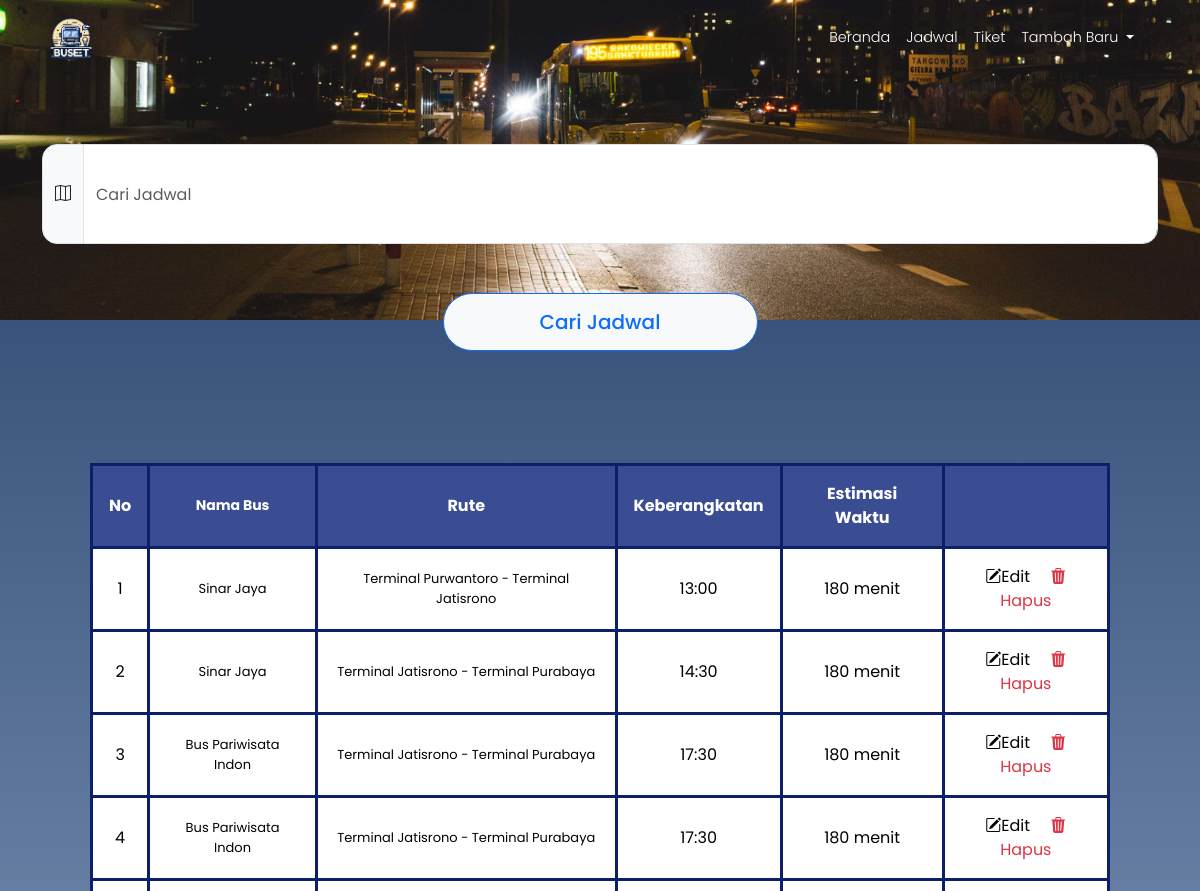
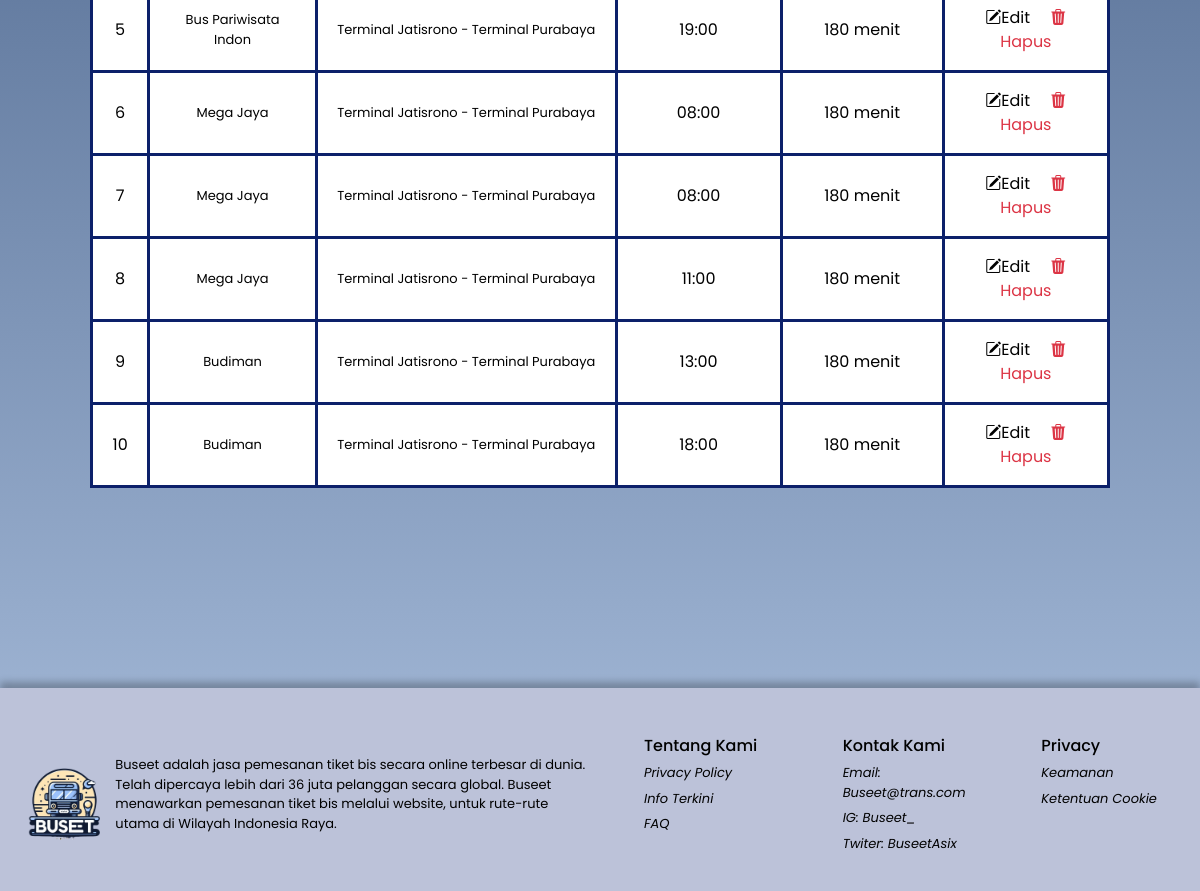
The page /admin/schedule-search.php on the database its author committed (2 pictures, top to bottom).
### tables this page shows
CREATE TABLE `bus`  (
  `Id_bus` char(20) NOT NULL,
  `kapasitas` int NOT NULL,
  `nama_bus` varchar(20) NOT NULL,
  `tipe_bus` varchar(20) NULL DEFAULT NULL,
  PRIMARY KEY (`Id_bus`) USING BTREE
);

CREATE TABLE `rute_perjalanan`  (
  `Id_rute` char(20) NOT NULL,
  `jarak` char(20) NOT NULL,
  `waktu_perjalanan` char(20) NOT NULL,
  `Id_jadwal` char(20) NOT NULL,
  `terminal_awal` char(5) NULL DEFAULT NULL,
  `terminal_akhir` char(5) NULL DEFAULT NULL,
  `harga` int NULL DEFAULT NULL,
  PRIMARY KEY (`Id_rute`) USING BTREE,
  INDEX `Id_jadwal`(`Id_jadwal` ASC) USING BTREE,
  INDEX `fk_terminal_awal`(`terminal_awal` ASC) USING BTREE,
  INDEX `fk_terminal_akhir`(`terminal_akhir` ASC) USING BTREE,
  CONSTRAINT `fk_terminal_akhir` FOREIGN KEY (`terminal_akhir`) REFERENCES `terminal` (`kode_terminal`) ON DELETE RESTRICT ON UPDATE RESTRICT,
  CONSTRAINT `fk_terminal_awal` FOREIGN KEY (`terminal_awal`) REFERENCES `terminal` (`kode_terminal`) ON DELETE RESTRICT ON UPDATE RESTRICT,
  CONSTRAINT `rute_perjalanan_ibfk_1` FOREIGN KEY (`Id_jadwal`) REFERENCES `jadwal` (`Id_jadwal`) ON DELETE RESTRICT ON UPDATE RESTRICT
);

### admin/schedule-search.php (the view, shortened to what this page needs)
<?php
require_once '../includes/connection.php';
$schedule = mysqli_query($conn, "SELECT
      b.nama_bus AS 'bus_name',
      CONCAT(ta.nama_terminal, ' - ', tb.nama_terminal) AS 'route',
      DATE_FORMAT(j.jam_keberangkatan, '%H:%i') AS 'departure',
      rp.waktu_perjalanan AS 'estimated_time',
      rp.harga AS 'price',
      rp.Id_rute AS 'route_id'
  FROM
      bus b
  INNER JOIN
      jadwal j ON b.Id_bus = j.Id_bus
  INNER JOIN
      rute_perjalanan rp ON j.Id_jadwal = rp.Id_jadwal
  INNER JOIN
      terminal ta ON rp.terminal_awal = ta.kode_terminal
  INNER JOIN
      terminal tb ON rp.terminal_akhir = tb.kode_terminal
  LIMIT 10;
");
?>
<!DOCTYPE html>
<html lang="en">
  <head>
    <link rel="stylesheet" href="https://cdnjs.cloudflare.com/ajax/libs/font-awesome/4.7.0/css/font-awesome.min.css" />
    <link href="https://cdn.jsdelivr.net/npm/bootstrap@5.3.3/dist/css/bootstrap.min.css" rel="stylesheet" />
    <link rel="stylesheet" href="https://cdn.jsdelivr.net/npm/bootstrap-icons@1.11.3/font/bootstrap-icons.min.css" />
    <link rel="stylesheet" href="../assets/style/font.css">
    <link rel="stylesheet" href="../assets/style/global.css?v=<?= time(); ?>" />
    <link rel="stylesheet" href="../assets/style/component.css?v=<?= time(); ?>" />
  </head>
  <body id="pesan-tiket">
    <?php include("../includes/admin-header.php") ?>
    <section class="container w-full text-center search-bus-section">
      <form action="" method="post">
        <div class="d-flex">
          <div class="input-group mb-3">
            <span class="input-group-text curved" id="basic-addon1"><i class="bi bi-map"></i></span>
            <input type="text" class="form-control curved" name="schedule-search" placeholder="Cari Jadwal" aria-label="Cari Rute Perjalanan" aria-describedby="input-rute-perjalanan" required />
          </div>
        </div>
        <button class="btn btn-outline-primary btn-light btn-lg" type="submit" name="search" aria-label="Cari Bus">Cari Jadwal</button>
      </form>
    </section>
    <section class="list-jadwal text-center">
      <div class="d-flex justify-content-center mt-4">
        <table class="bg-white text-black">
        <thead class="text-white">
            <tr>
                <th>No</th>
                <th class="font-14">Nama Bus</th>
                <th>Rute</th>
                <th>Keberangkatan</th>
                <th>Estimasi Waktu</th>
                <th></th>
            </tr>
        </thead>
        <tbody>
            <?php $num = 1; ?>
            <?php while( $row = mysqli_fetch_assoc($schedule) ): ?>
            <tr>
              <td><?= $num; ?></td>
              <td class="font-13"><?= $row["bus_name"]; ?></td>
              <td class="font-13"><?= $row["route"]; ?></td>
              <td><?= $row["departure"]; ?></td>
              <td><?= $row["estimated_time"]; ?></td>
              <td>
                <a href="schedule-edit.php?id_rute=<?= $row['route_id'] ?>" class="text-decoration-none text-black me-3"><i class="bi bi-pencil-square"></i>Edit</a>
                <a href="#" class="text-decoration-none text-danger delete-btn" data-route-id="<?= $row['route_id'] ?>"><i class="bi bi-trash3-fill"></i>Hapus</a>
              </td>
          </tr>
            <?php $num++; ?>
            <?php  endwhile; ?>
        </tbody>
        </table>
      </div>
    </section>
    <?php include('../includes/footer.php') ?>
  </body>
</html>

### assets/style/global.css (style rules this page uses)
body { background: linear-gradient(to bottom, rgba(32, 59, 102, 1), rgba(171, 192, 222, 1)); background-size: cover; overflow-x: hidden; font-family: "Poppins", sans-serif; color: white; min-height: 100vh; padding: 0; }
.pemesanan, .list-jadwal { margin-top: 10rem; }
.container .input-group input, .container .input-group span { border-radius: 0; height: 100px; }
.container .input-group { margin-top: -11rem; }
.container .input-group .curved { border-radius: 15px; }

### assets/style/component.css (style rules this page uses)
.font-13 { font-size: 13px !important; }
.font-14 { font-size: 14px !important; }

### admin/schedule-search.php (style rules this page uses)
.search-bus-section .btn { width: 315px; height: 58px; border-radius: 30px; font-weight: 500; margin-top: -1.7rem; }
table { border-collapse: collapse; width: 85%; margin-top: -3rem; }
tr, td, th { border: 3px solid #0c206a; padding: 1rem; }
thead { background-color: #3a4d93; }

### rows shown on the page
bus: nama_bus "Sinar Jaya", route "Terminal Purwantoro - Terminal Jatisrono", departure "13:00", rute_perjalanan.waktu_perjalanan "180 menit", route "Terminal Jatisrono - Terminal Purabaya", departure "14:30"
bus: nama_bus "Bus Pariwisata Indon", route "Terminal Jatisrono - Terminal Purabaya", departure "17:30", rute_perjalanan.waktu_perjalanan "180 menit", departure "19:00"
bus: nama_bus "Mega Jaya", route "Terminal Jatisrono - Terminal Purabaya", departure "08:00", rute_perjalanan.waktu_perjalanan "180 menit", departure "11:00"
bus: nama_bus "Budiman", route "Terminal Jatisrono - Terminal Purabaya", departure "13:00", rute_perjalanan.waktu_perjalanan "180 menit", departure "18:00"
